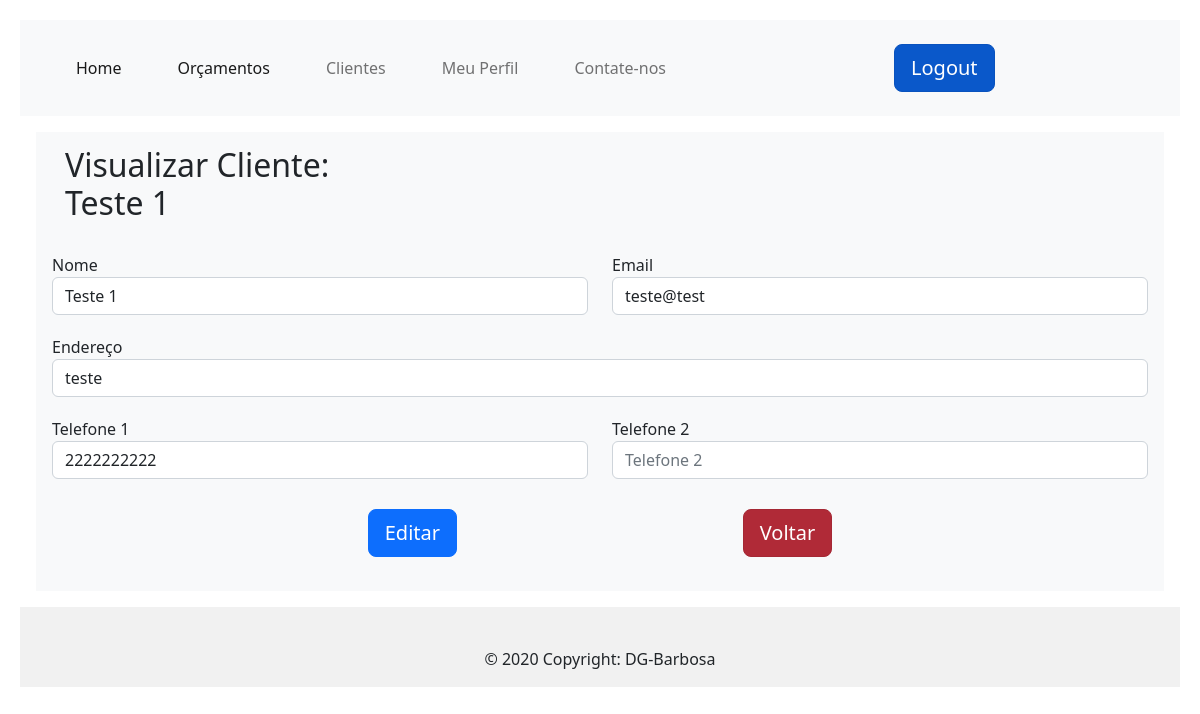
Before: /viewClient/1 (signed in) with the older database file.
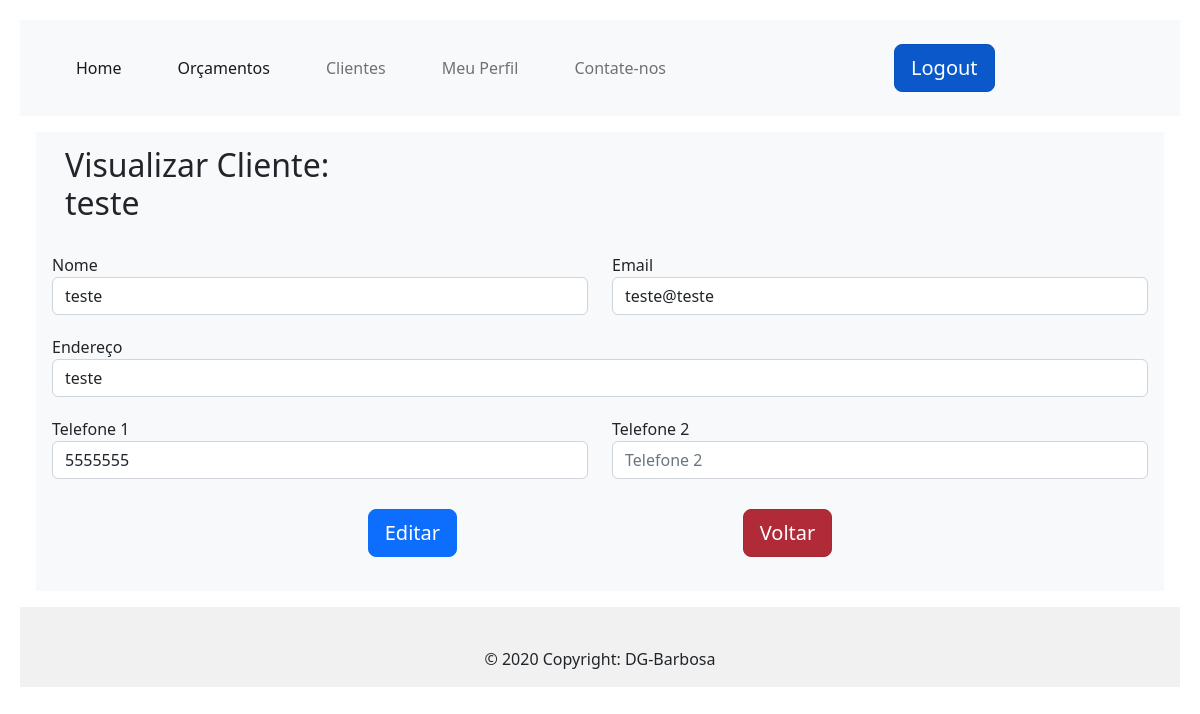
After: the same page with the newer database file.
### app/models/tables.py (models this page shows, shortened)
class Clients(db.Model):
    _tablename__ = "clients"
    id = db.Column(db.Integer, primary_key=True, autoincrement=True)
    name = db.Column(db.String(150))
    email = db.Column(db.String, unique=True)
    address = db.Column(db.String)
    phone = db.Column(db.String)
    phone2 = db.Column(db.String)

### app/controllers/default.py (the view)
@app.route('/viewClient/<int:id>', methods=['GET'])
def view(id):
    client = Clients.query.filter_by(id=id).first_or_404()
    return render_template('viewClient.html', client=client)

### app/controllers/default.py (called while the page is built)
@lm.user_loader
def load_user(id):
    return User.query.filter_by(id=id).first()

### app/models/tables.py (called while the page is built)
    @property
    def is_authenticated(self):
        return True

### app/templates/viewClient.html
{% extends "base.html" %}
{% block conteudo %}
<div class="position-relative overflow-hidden p-3 p-md-1 m-md-3 bg-light">
    <h2 style="margin-left: 15px;padding: 10px">Visualizar Cliente: <br> {{ client.name }}</h2>
    <form action="/view/{{ client.id }}" class="container" method="GET">
        <div class=" row" style="margin-top: 20px; margin-bottom: 0px">
            <div class="col">
                <label for="">Nome</label>
                <input type="text" id="nome" name="nome" class="form-control" placeholder="Nome"
                    value="{{ client.name }}">
            </div>
            <div class="col">
                <label for="">Email</label>
                <input type="text" name="email" id="email" class="form-control" placeholder="exemplo@email.com"
                    value="{{ client.email }}">
            </div>
        </div>
        <div class="row" style="margin-top: 20px;">
            <div class="col">
                <label for="">Endereço</label>
                <input type="text" class="form-control" id="endereco" name="endereco" placeholder="Endereço"
                    value="{{ client.address }}">
            </div>
        </div>
        <div class="row" style="margin-top: 20px;">
            <div class="col">
                <label for="">Telefone 1</label>
                <input type="tel" class="form-control" placeholder="Telefone 1" id="telefone" name="telefone"
                    value="{{ client.phone }}">
            </div>
            <div class="col">
                <label for="">Telefone 2</label>
                <input type="tel" class="form-control" placeholder="Telefone 2" id="telefone2" name="telefone2"
                    value="{{ client.phone2 }}">
            </div>
        </div>
        <div class="buttons" style="display: flex; justify-content: space-evenly; margin: 30px;">
            <a href="/edit/{{ client.id }}">
                <input type="button" class="btn btn-primary btn-lg"  value="Editar">
            </a>
            <input type="reset" class="btn btn-danger btn-lg active" name="voltar" onclick="history.back()" value="Voltar">
        </div>
    </form>
    {% endblock conteudo %}

Changed rows visible on the page:
changed Clients "teste": name "Teste 1" → "teste"; nome "Teste 1" → "teste"; email "teste@test" → "teste@teste"; telefone "2222222222" → "5555555"
